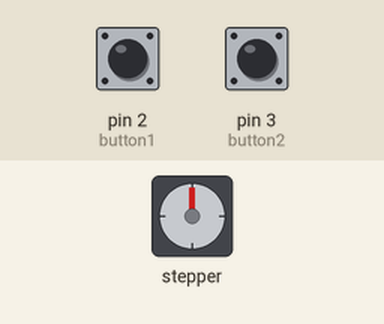
A sketch run on a simulated Arduino Uno, built with avr-gcc and run on an emulated ATmega328P. Parts: stepper motor. Inputs (shaded band) come from the test bench; at power-on: pin 2 (button1) HIGH, pin 3 (button2) HIGH. Stepper angles assume 2048 steps per turn.

Above: at 1.2 s.
1.3 s: pin 2 (button1) pulled LOW for 0.15 s
At 2.9 s:
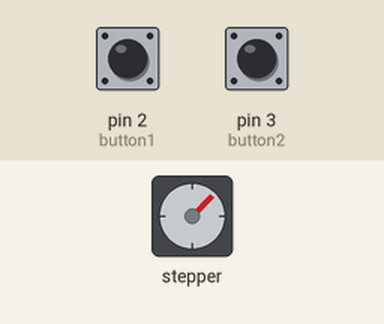
3.3 s: pin 3 (button2) pulled LOW for 1 s
At 5.0 s:
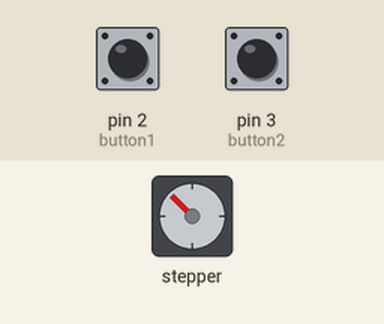
5.9 s: pin 3 (button2) pulled LOW for 0.15 s
At 7.6 s:
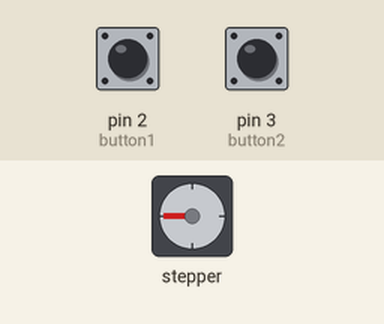
7.9 s: pin 2 (button1) pulled LOW for 3.2 s
At 12.1 s:
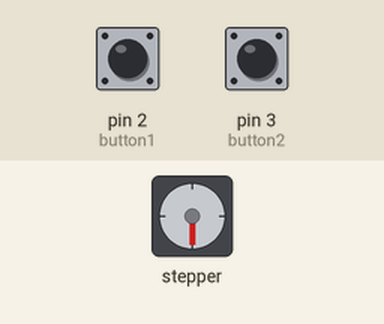
12.6 s: pin 2 (button1) pulled LOW for 1 s
At 13.26 s:
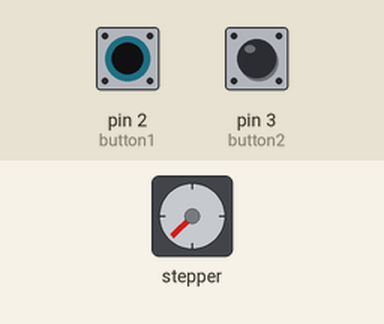
Timing chart, 0 to 15.6 s (numbered marks = the images above; inputs shaded):
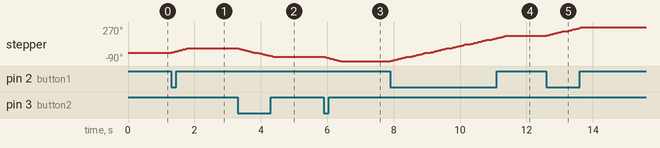

Measured:
- after the input at 1.3 s, stepper: turns 45° clockwise in 0.50 s, starting at once
- after the input at 3.3 s, stepper: turns 90° counter-clockwise in 1.1 s, starting at once
- after the input at 5.9 s, stepper: turns 45° counter-clockwise in 0.50 s, starting at once
- after the input at 7.9 s, stepper: turns 270° clockwise in 3.5 s, starting at once
- after the input at 12.6 s, stepper: turns 90° clockwise in 1.1 s, starting at once

The sketch:

Code_03_500923949_ChengHao_Kao_LAB3_Task2.ino
```cpp
#include<Stepper.h>

Stepper mystepper(2048,8,10,9,11);

const int button1 = 2;
const int button2 = 3;

int bv1 = 0;
int bv2 = 0;
int step = 0;

void setup()
{
  pinMode(button1, INPUT_PULLUP);
  pinMode(button2, INPUT_PULLUP);
  mystepper.setSpeed(15);
}

void loop()
{
  bv1 = digitalRead(button1);
  bv2 = digitalRead(button2);

  if (bv1 == LOW)
  {
    mystepper.step(256);
    delay(100);
  }
  else if (bv2 == LOW)
  {
    mystepper.step(-256);
    delay(100);
  }
  else
  {
  }
}
```
